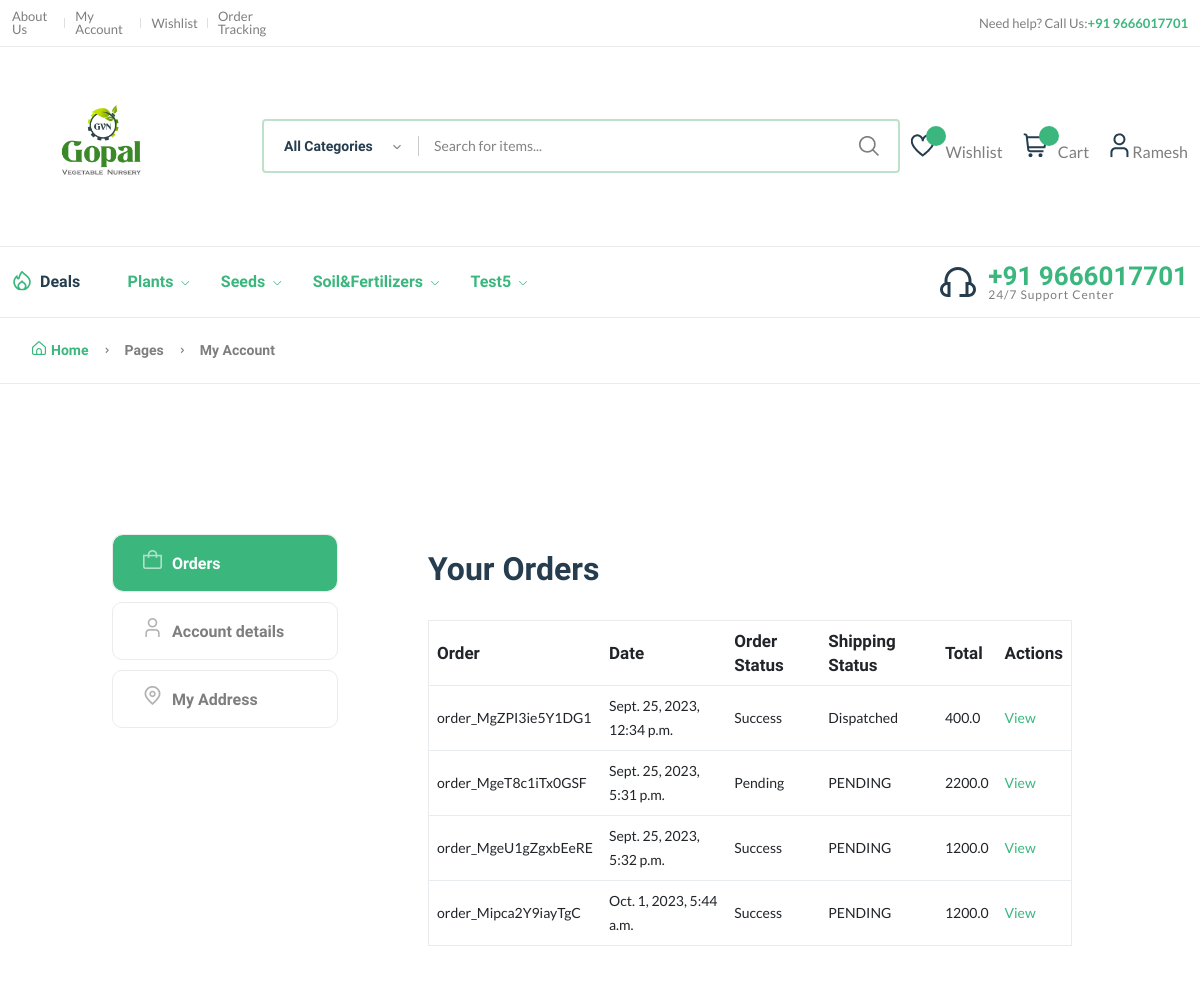
The app's page /account/ (signed in) with its own data.
### adminmanager/models.py (models this page shows)
class  SettingsModel(models.Model):
    title = models.CharField(max_length=200, blank=True, null=True)
    phone = models.CharField(max_length=200, blank=True, null=True)
    email = models.CharField(max_length=200, blank=True, null=True)
    logo = models.ImageField(upload_to='sitelogo/')
    address = models.TextField( blank=True, null=True)
    status = models.BooleanField(default=True)

### accountmanager/models.py (models this page shows, shortened)
class User(auth_models.AbstractBaseUser, models.Model):
    name = models.CharField(max_length=200)
    email = models.EmailField(max_length=200)
    phone = models.CharField(max_length=15,unique=True)
    dob = models.CharField(max_length=20, null=True, blank=True)
    profile_pic = models.ImageField(upload_to='profile', default='', null=True, blank=True)
    is_active = models.BooleanField(default=True)
    is_staff = models.BooleanField(default=False)
    is_superuser= models.BooleanField(default=True)
    is_admin = models.BooleanField(default=False)
    is_user = models.BooleanField(default=False)
    USERNAME_FIELD = 'phone'
    objects = UserManager()
    REQUIRED_FIELDS = ['name']

### categorymanager/models.py (models this page shows)
class CategoryModel(models.Model):
    title = models.CharField(max_length=200)
    status = models.BooleanField(default=1, null=True, blank=True)
    @property
    def sucat_list(self):
        return self.category.all()

### ordermanager/models.py (models this page shows, shortened)
class OrderModel(models.Model):
    orderid     = models.CharField(max_length=200, null=True, blank=True)
    orderquentity     = models.IntegerField(default=0)
    orderprice  =  models.DecimalField(max_digits=6, decimal_places=2, null=True, blank=True)
    orderdate   = models.DateTimeField(auto_now_add=True)
    orderby     =  models.ForeignKey(User, on_delete=models.CASCADE)
    paymentid =  models.CharField(max_length=200, null=True, blank=True)
    paymentmethod =  models.CharField(max_length=200, null=True, blank=True)
    shippingid =  models.CharField(max_length=200, null=True, blank=True)
    name = models.CharField(_("Customer Name"), max_length=254, blank=False, null=False)
    amount = models.FloatField(_("Amount"), null=False, blank=False)
    status = models.CharField(
        _("Payment Status"),
        default=PaymentStatus.PENDING,
        max_length=254,
        blank=False,
        null=False,
    )
    provider_order_id = models.CharField(
        _("Order ID"), max_length=40, null=False, blank=False
    )
    payment_id = models.CharField(
        _("Payment ID"), max_length=36, null=False, blank=False
    )
    signature_id = models.CharField(
        _("Signature ID"), max_length=128, null=False, blank=False
    )
    @property
    def shippingDetails(self):
        data = self.orderproduct.all().filter(orderid=self)
        if data:
            if data.first().shipping_state == 'SHIPPED':
                return "Dispatched"
            return data.first().shipping_state
        return "PENDING"

class OrderProductsModel(models.Model):
    orderid = models.ForeignKey(OrderModel, on_delete=models.CASCADE, related_name='orderproduct')
    productid = models.ForeignKey(ProductModel, on_delete=models.DO_NOTHING)
    productQuntity = models.IntegerField(null=True, blank=True)
    shipping_state =  models.CharField(max_length=50, choices=(
        ('SHIPPED', 'Dispatched'),
        ('DELIVERED', 'Delivered'),
        ('RETURNED', 'Returned'),
         ('CANCELED', 'Canceled'),  ),
        default='PENDING',
    )

### accountmanager/views.py (the view, shortened to what this page needs)
# urls.py: path('account/', accountViews.account),
def account(request):
    settingsdata = SettingsModel.objects.all().first()
    shipment= ShippmentModel.objects.filter(user= request.user)
    categories = CategoryModel.objects.all()
    orders = OrderModel.objects.filter(orderby=request.user)
    return render(request, 'frontend/account.html', {"categories": categories,   "settingsdata":settingsdata,"settingsdata":settingsdata, "shipment" : shipment, "orders":orders})

### templates/frontend/account.html (shortened to what this page needs)
{% extends "frontend/base.html" %}
{%load static%}
{% block content %}
    <div class="page-header breadcrumb-wrap">
        <div class="container">
            <div class="breadcrumb">
                <a href="index.html" rel="nofollow"><i class="fi-rs-home mr-5"></i>Home</a>
                <span></span> Pages <span></span> My Account
            </div>
        </div>
    </div>
    <div class="page-content pt-150 pb-150">
        <div class="container">
            <div class="row">
                <div class="col-lg-10 m-auto">
                    <div class="row">
                        <div class="col-md-3">
                            <div class="dashboard-menu">
                                <ul class="nav flex-column" role="tablist">
                                    <li class="nav-item">
                                        <a class="nav-link  active" id="orders-tab" data-bs-toggle="tab" href="#orders" role="tab" aria-controls="orders" aria-selected="false"><i class="fi-rs-shopping-bag mr-10"></i>Orders</a>
                                    </li>
                                    <li class="nav-item">
                                        <a class="nav-link " id="account-detail-tab" data-bs-toggle="tab" href="#account-detail" role="tab" aria-controls="account-detail" aria-selected="true"><i class="fi-rs-user mr-10"></i>Account details</a>
                                    </li>
                                    <li class="nav-item">
                                        <a class="nav-link" id="address-tab" data-bs-toggle="tab" href="#address" role="tab" aria-controls="address" aria-selected="true"><i class="fi-rs-marker mr-10"></i>My Address</a>
                                    </li>
                                </ul>
                            </div>
                        </div>
                        <div class="col-md-9">
                            <div class="tab-content account dashboard-content pl-50">
                                <div class="tab-pane fade   active show" id="orders" role="tabpanel" aria-labelledby="orders-tab">
                                    <div class="card">
                                        <div class="card-header">
                                            <h3 class="mb-0">Your Orders</h3>
                                        </div>
                                        <div class="card-body">
                                            <div class="table-responsive">
                                                <table class="table">
                                                    <thead>
                                                        <tr>
                                                            <th>Order</th>
                                                            <th>Date</th>
                                                            <th>Order Status</th>
                                                            <th>Shipping Status</th>
                                                            <th>Total</th>
                                                            <th>Actions</th>
                                                        </tr>
                                                    </thead>
                                                    <tbody>
                                                        {%for order in   orders %}
                                                        <tr>
                                                            <td>{{order.provider_order_id}} </td>
                                                            <td>{{order.orderdate}}</td>
                                                            <td>{{order.status}}</td>
                                                            <td>{{order.shippingDetails}}</td>
                                                            <td>{{order.amount}}</td>
                                                            <td><a href="/orderdetails/?orderid={{order.id}}" class="btn-small d-block">View</a></td>
                                                        </tr>
                                                       {%endfor%}
                                                    </tbody>
                                                </table>
                                            </div>
                                        </div>
                                    </div>
                                </div>
                            </div>
                        </div>
                    </div>
                </div>
            </div>
        </div>
    </div>
    {%endblock%}

### templates/frontend/base.html (shortened to what this page needs)
{%load static%}
<!DOCTYPE html>
<html class="no.js" lang="en">
<head>
    <link rel="stylesheet" href="{% static '/frontend/assets/css/plugins/animate.min.css' %}" />
    <link rel="stylesheet" href="{% static '/frontend/assets/css/main.css' %}" />
    <link rel="stylesheet" href="https://cdnjs.cloudflare.com/ajax/libs/jquery-toast-plugin/1.3.2/jquery.toast.min.css" />
</head>
<body>
    <header class="header-area header-style-1 header-height-2">
        <div class="header-top header-top-ptb-1 d-none d-lg-block">
            <div class="container">
                <div class="row align-items-center">
                    <div class="col-xl-3 col-lg-4">
                        <div class="header-info">
                            <ul>
                                <li><a href="/aboutus/">About Us</a></li>
                                <li><a href="/account/">My Account</a></li>
                                <li><a href="/wishlist/">Wishlist</a></li>
                                <li><a href="/account/">Order Tracking</a></li>
                            </ul>
                        </div>
                    </div>
                    <div class="col-xl-6 col-lg-4">
                        <div class="text-center">
                        </div>
                    </div>
                    <div class="col-xl-3 col-lg-4">
                        <div class="header-info header-info-right">
                            <ul>
                                <li>Need help? Call Us: <strong class="text-brand"> +91  {{settingsdata.phone}}</strong></li>
                            </ul>
                        </div>
                    </div>
                </div>
            </div>
        </div>
        <div class="header-middle header-middle-ptb-1 d-none d-lg-block">
            <div class="container">
                <div class="header-wrap">
                    <div class="logo logo-width-1">
                        <a href="/"><img src="/products/{{settingsdata.logo}}" alt="logo" /></a>
                    </div>
                    <div class="header-right">
                        <div class="search-style-2">
                            <form action="#">
                                <input type="text" placeholder="Search for items..." />
                            </form>
                        </div>
                        <div class="header-action-right">
                            <div class="header-action-2">
                                <div class="header-action-icon-2">
                                    <a href="shop-wishlist.html">
                                        <img class="svgInject" alt="Nest" src="{% static   '/frontend/assets/imgs/theme/icons/icon-heart.svg'  %}" />
                                        <span class="pro-count blue" id="wishlist">{{wishlist_count}}</span>
                                    </a>
                                    <a href="/wishlist"><span class="lable">Wishlist</span></a>
                                </div>
                                <div class="header-action-icon-2">
                                    <a class="mini-cart-icon" href="javascript:void(0)">
                                        <img alt="Nest" src="{% static   '/frontend/assets/imgs/theme/icons/icon-cart.svg'  %}" />
                                        <span class="pro-count blue" id="cartcount"></span>
                                    </a>
                                    <a href="/cart/?detail=true"><span class="lable">Cart</span></a>
                                </div>
                                <div class="header-action-icon-2">
                                    <a href="/account/">
                                        <img class="svgInject" alt="Nest" src="{% static   '/frontend/assets/imgs/theme/icons/icon-user.svg'  %}" />
                                    </a>
                                    {% if request.user.is_authenticated %}
                                    <a href="/account/"><span class="lable ml-0"> {{ request.user.name }}</span></a>
                                    {% else %}
                                    <a href="/userlogin/"><span class="lable ml-0">Login</span></a>{% endif %}
                                </div>
                            </div>
                        </div>
                    </div>
                </div>
            </div>
        </div>
        <div class="header-bottom header-bottom-bg-color sticky-bar">
            <div class="container">
                <div class="header-wrap header-space-between position-relative">
                    <div class="header-nav d-none d-lg-flex">
                        <div class="main-menu main-menu-padding-1 main-menu-lh-2 d-none d-lg-block font-heading">
                            <nav>
                                <ul>
                                    <li class="hot-deals"><img src="{% static   '/frontend/assets/imgs/theme/icons/icon-hot.svg'  %}" alt="hot deals" /><a href="javascript:void(0)">Deals</a></li>
                                     {%for category in categories%}
                                    <li>
                                        <a class="active" href="javascript:void(0)">{{category.title}} <i class="fi-rs-angle-down"></i></a>
                                    </li>
                                    {%endfor%}
                                </ul>
                            </nav>
                        </div>
                    </div>
                    <div class="hotline d-none d-lg-flex">
                        <img src="{% static   '/frontend/assets/imgs/theme/icons/icon-headphone.svg'  %}" alt="hotline" />
                        <p>+91  {{settingsdata.phone}}<span> 24/7 Support Center</span></p>
                    </div>
                </div>
            </div>
        </div>
    </header>
    <main class="main">
        {% block content %}
        {% endblock %}
    </main>
</body>
</html>

### records on screen
SettingsModel: phone "9666017701", logo (picture)
User: user.name "Ramesh"
CategoryModel: title "Plants"
CategoryModel: title "Seeds"
CategoryModel: title "Soil&Fertilizers"
CategoryModel: title "Test5"
OrderModel: provider_order_id "order_MgZPI3ie5Y1DG1", orderdate "Sept. 25, 2023, 12:34 p.m.", status "Success", shippingDetails "Dispatched", amount "400.0"
OrderModel: provider_order_id "order_MgeT8c1iTx0GSF", orderdate "Sept. 25, 2023, 5:31 p.m.", status "Pending", shippingDetails "PENDING", amount "2200.0"
OrderModel: provider_order_id "order_MgeU1gZgxbEeRE", orderdate "Sept. 25, 2023, 5:32 p.m.", status "Success", shippingDetails "PENDING", amount "1200.0"
OrderModel: provider_order_id "order_Mipca2Y9iayTgC", orderdate "Oct. 1, 2023, 5:44 a.m.", status "Success", shippingDetails "PENDING", amount "1200.0"
